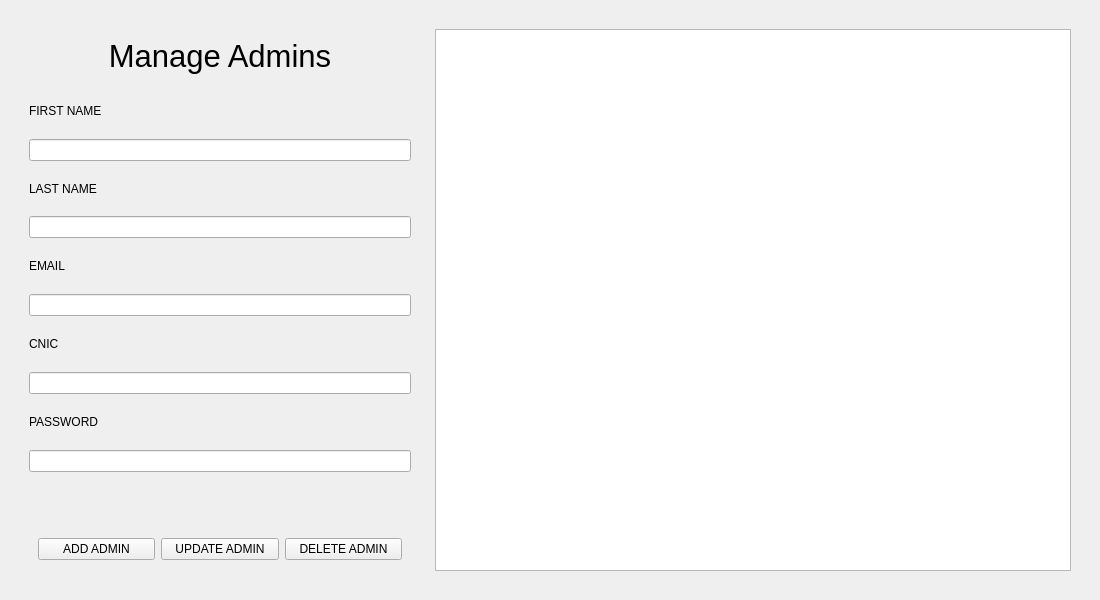
<?xml version="1.0" encoding="UTF-8"?>
<ui version="4.0">
 <class>Frame</class>
 <widget class="QFrame" name="Frame">
  <property name="geometry">
   <rect>
    <x>0</x>
    <y>0</y>
    <width>1100</width>
    <height>600</height>
   </rect>
  </property>
  <property name="windowTitle">
   <string>Frame</string>
  </property>
  <layout class="QGridLayout" name="gridLayout">
   <item row="0" column="0">
    <widget class="QWidget" name="widget" native="true">
     <layout class="QHBoxLayout" name="horizontalLayout">
      <item>
       <widget class="QWidget" name="widget_2" native="true">
        <property name="maximumSize">
         <size>
          <width>400</width>
          <height>16777215</height>
         </size>
        </property>
        <layout class="QHBoxLayout" name="horizontalLayout_3">
         <item>
          <layout class="QVBoxLayout" name="verticalLayout_2">
           <item>
            <widget class="QWidget" name="widget_6" native="true">
             <property name="maximumSize">
              <size>
               <width>16777215</width>
               <height>80</height>
              </size>
             </property>
             <layout class="QHBoxLayout" name="horizontalLayout_9">
              <item>
               <layout class="QHBoxLayout" name="horizontalLayout_8">
                <item>
                 <widget class="QLabel" name="title_label">
                  <property name="font">
                   <font>
                    <pointsize>23</pointsize>
                   </font>
                  </property>
                  <property name="text">
                   <string>Manage Admins</string>
                  </property>
                  <property name="alignment">
                   <set>Qt::AlignmentFlag::AlignCenter</set>
                  </property>
                 </widget>
                </item>
               </layout>
              </item>
             </layout>
            </widget>
           </item>
           <item>
            <widget class="QLabel" name="admin_first_name_label">
             <property name="text">
              <string>FIRST NAME</string>
             </property>
            </widget>
           </item>
           <item>
            <widget class="QLineEdit" name="admin_first_name_input"/>
           </item>
           <item>
            <widget class="QLabel" name="admin_last_name_label">
             <property name="text">
              <string>LAST NAME</string>
             </property>
            </widget>
           </item>
           <item>
            <widget class="QLineEdit" name="admin_last_name_input"/>
           </item>
           <item>
            <widget class="QLabel" name="admin_email_label">
             <property name="text">
              <string>EMAIL</string>
             </property>
            </widget>
           </item>
           <item>
            <widget class="QLineEdit" name="admin_email_input"/>
           </item>
           <item>
            <widget class="QLabel" name="admin_cnic_label">
             <property name="text">
              <string>CNIC</string>
             </property>
            </widget>
           </item>
           <item>
            <widget class="QLineEdit" name="admin_cnic_input"/>
           </item>
           <item>
            <widget class="QLabel" name="admin_password_label">
             <property name="text">
              <string>PASSWORD</string>
             </property>
            </widget>
           </item>
           <item>
            <widget class="QLineEdit" name="admin_password_input"/>
           </item>
           <item>
            <widget class="QLabel" name="admin_message_label">
             <property name="text">
              <string/>
             </property>
            </widget>
           </item>
           <item>
            <widget class="QWidget" name="widget_4" native="true">
             <property name="maximumSize">
              <size>
               <width>16777215</width>
               <height>50</height>
              </size>
             </property>
             <layout class="QHBoxLayout" name="horizontalLayout_6">
              <item>
               <layout class="QHBoxLayout" name="horizontalLayout_5">
                <item>
                 <widget class="QPushButton" name="admin_add_button">
                  <property name="text">
                   <string>ADD ADMIN</string>
                  </property>
                 </widget>
                </item>
                <item>
                 <widget class="QPushButton" name="admin_update_button">
                  <property name="text">
                   <string>UPDATE ADMIN</string>
                  </property>
                 </widget>
                </item>
                <item>
                 <widget class="QPushButton" name="admin_delete_button">
                  <property name="text">
                   <string>DELETE ADMIN</string>
                  </property>
                 </widget>
                </item>
               </layout>
              </item>
             </layout>
            </widget>
           </item>
          </layout>
         </item>
        </layout>
       </widget>
      </item>
      <item>
       <widget class="QWidget" name="widget_3" native="true">
        <property name="minimumSize">
         <size>
          <width>0</width>
          <height>0</height>
         </size>
        </property>
        <layout class="QGridLayout" name="gridLayout_2">
         <item row="0" column="0">
          <widget class="QTableView" name="tableView">
           <property name="minimumSize">
            <size>
             <width>0</width>
             <height>0</height>
            </size>
           </property>
           <property name="maximumSize">
            <size>
             <width>1300</width>
             <height>1300</height>
            </size>
           </property>
          </widget>
         </item>
        </layout>
       </widget>
      </item>
     </layout>
    </widget>
   </item>
  </layout>
 </widget>
 <resources/>
 <connections/>
</ui>
